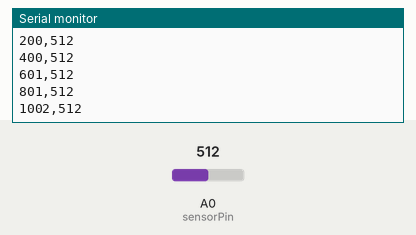
Recording of a sketch running on a simulated Arduino Uno, built with avr-gcc and run on an emulated ATmega328P. Parts: the last lines printed to the serial monitor. The test bench sets the inputs (shaded band); at power-on: A0 (sensorPin) = 512.

Above: at 1.2 s.
1.3 s: A0 (sensorPin) set to 716
At 1.36 s:
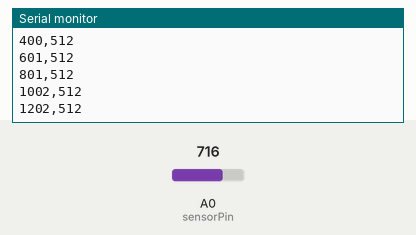
2.8 s: A0 (sensorPin) set to 900
At 2.96 s:
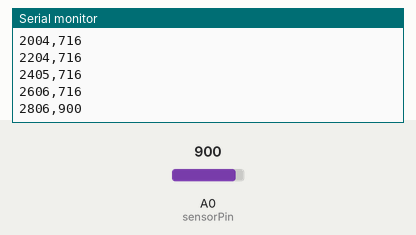
Timing chart, 0 to 5.8 s (numbered marks = the images above; inputs shaded):
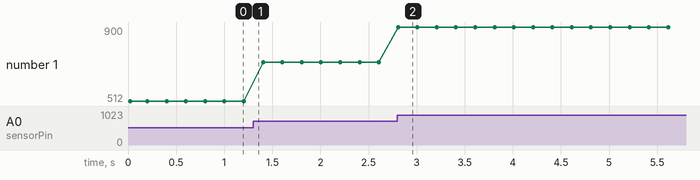

The sketch:

sensor_reading_code.ino
```cpp
const int sensorPin = A0;
int sensorValue;

void setup() {
  Serial.begin(9600);
  Serial.println("time_ms,sensor_value");   // CSV header
}

void loop() {

  sensorValue = analogRead(sensorPin);

  Serial.print(millis());   // time
  Serial.print(",");
  Serial.println(sensorValue); // sensor reading

  delay(200);
}
```

Measured:
- after the input at 2.8 s, the serial monitor: prints a new line at once (image 2)
- plotted number 1: 512 → 716 after the input at 1.3 s, 716 → 900 after the input at 2.8 s
